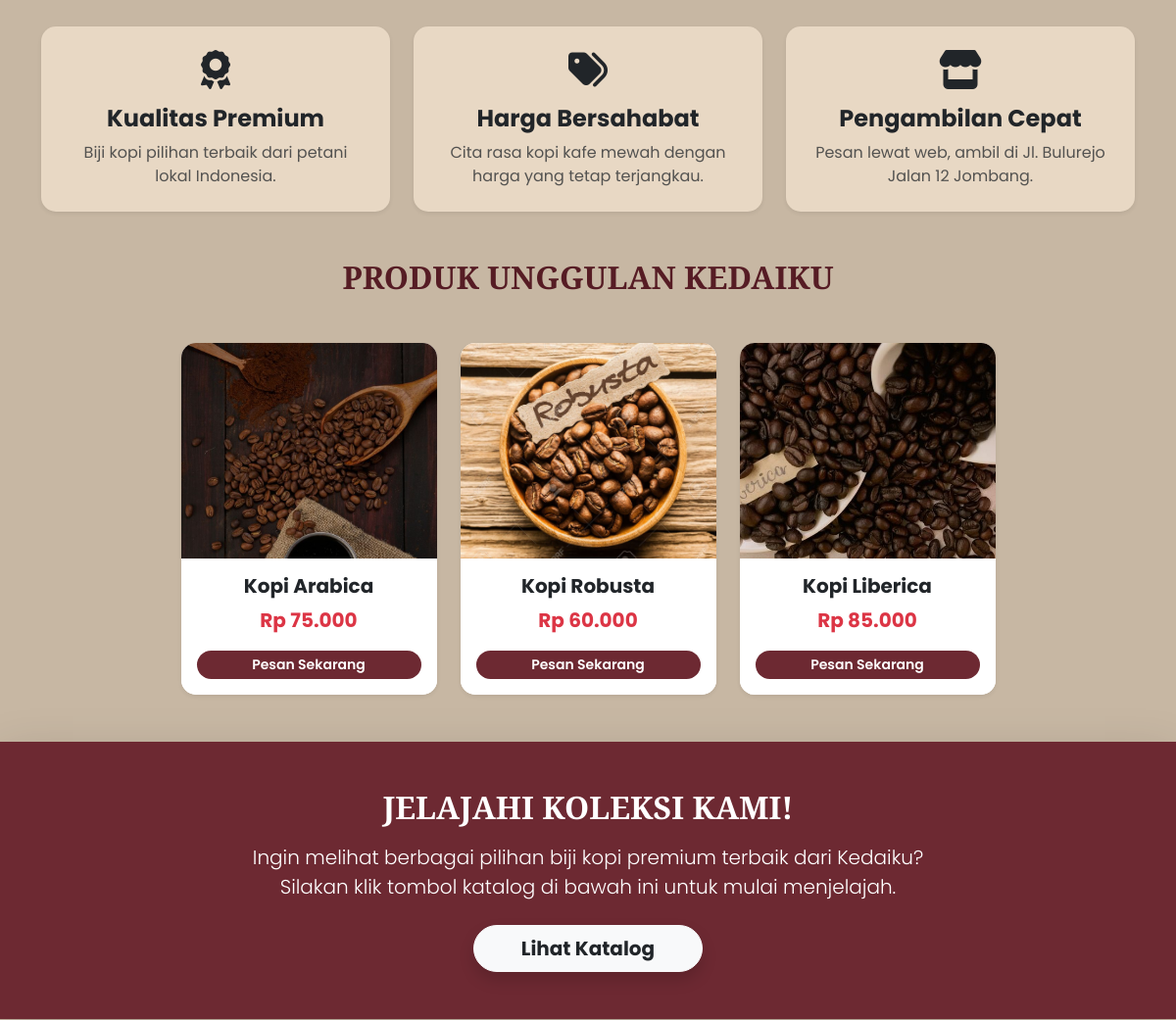
/ (middle part), run on an earlier commit of the app's database.
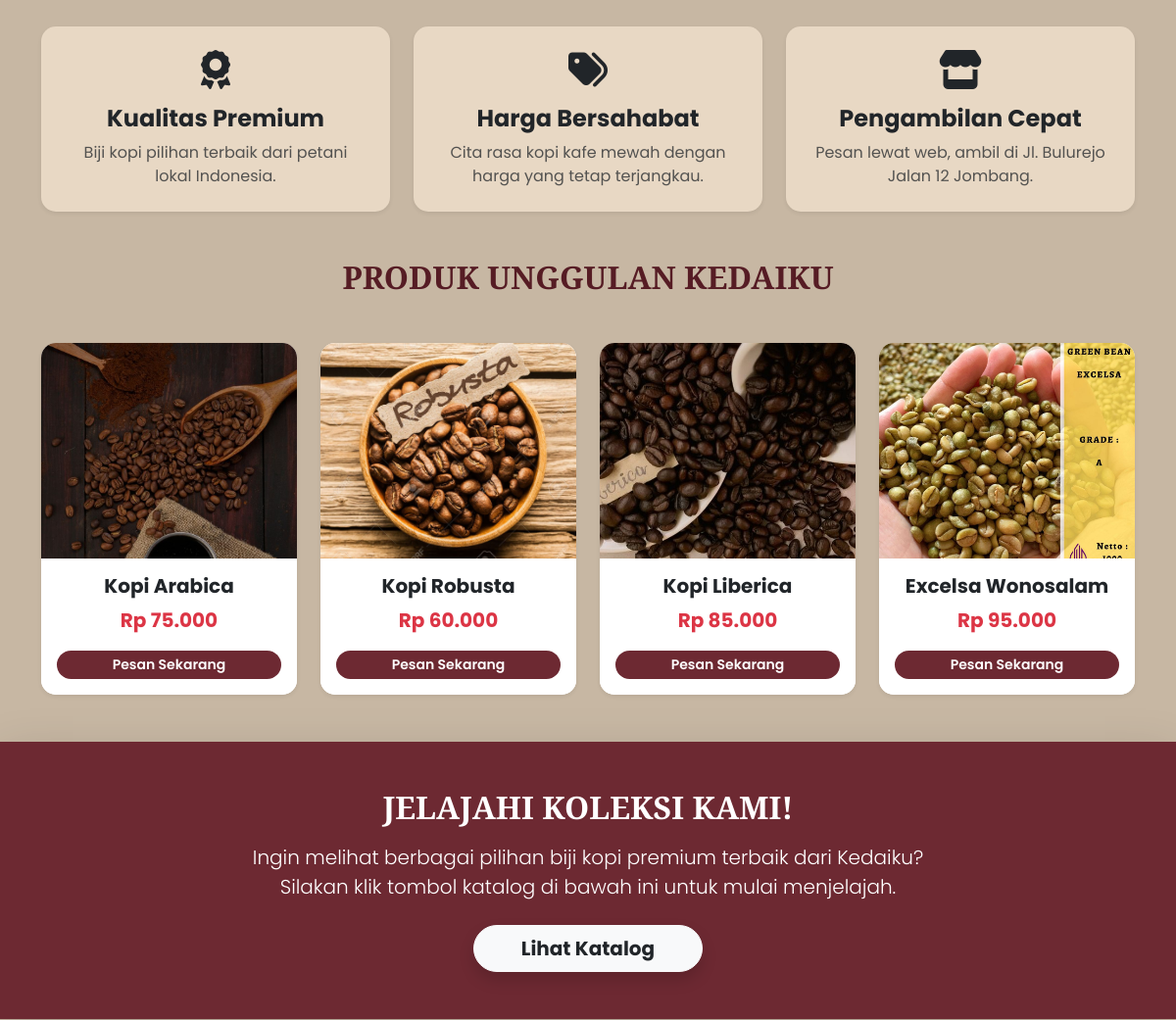
And on a later commit of the database.
### tables this page shows
CREATE TABLE IF NOT EXISTS `produk` (
  `id` int NOT NULL AUTO_INCREMENT,
  `nama` varchar(100) DEFAULT NULL,
  `harga` int DEFAULT NULL,
  `gambar` varchar(200) DEFAULT NULL,
  `stok` int NOT NULL DEFAULT '0',
  PRIMARY KEY (`id`)
);

### index.php (the view, shortened to what this page needs)
<?php
include 'koneksi.php';
?>
<!DOCTYPE html>
<html lang="id">
<head>
    <link rel="stylesheet" href="https://cdn.jsdelivr.net/npm/bootstrap@5.3.2/dist/css/bootstrap.min.css">
    <link rel="stylesheet" href="assets/css/style.css">
    <link rel="stylesheet" href="https://cdnjs.cloudflare.com/ajax/libs/font-awesome/6.4.2/css/all.min.css">
</head>
<body>
    <div class="container my-5 pt-4">
        <div class="row text-center g-4 justify-content-center">
            <div class="col-md-4">
                <div class="card feature-card p-4 shadow-sm h-100 border-0">
                    <i class="fa-solid fa-award fs-1 text-velvet mb-3"></i>
                    <h4 class="fw-bold">Kualitas Premium</h4>
                    <p class="text-muted mb-0">Biji kopi pilihan terbaik dari petani lokal Indonesia.</p>
                </div>
            </div>
            <div class="col-md-4">
                <div class="card feature-card p-4 shadow-sm h-100 border-0">
                    <i class="fa-solid fa-tags fs-1 text-velvet mb-3"></i>
                    <h4 class="fw-bold">Harga Bersahabat</h4>
                    <p class="text-muted mb-0">Cita rasa kopi kafe mewah dengan harga yang tetap terjangkau.</p>
                </div>
            </div>
            <div class="col-md-4">
                <div class="card feature-card p-4 shadow-sm h-100 border-0">
                    <i class="fa-solid fa-store fs-1 text-velvet mb-3"></i>
                    <h4 class="fw-bold">Pengambilan Cepat</h4>
                    <p class="text-muted mb-0">Pesan lewat web, ambil di Jl. Bulurejo Jalan 12 Jombang.</p>
                </div>
            </div>
        </div>
    </div>
    <div class="container my-5">
        <h2 class="text-center mb-5 fw-bold text-uppercase">Produk Unggulan Kedaiku</h2>
        <div class="row justify-content-center g-4">
            <?php
            $result = $koneksi->query("SELECT * FROM produk LIMIT 4");
            while ($row = $result->fetch_assoc()) :
            ?>
                <div class="col-md-3">
                    <div class="card product-card border-0 shadow-sm h-100">
                        <img src="assets/gambar/<?php echo $row['gambar']; ?>" class="card-img-top" style="height:220px;object-fit:cover;">
                        <div class="card-body text-center d-flex flex-column bg-white">
                            <h5 class="fw-bold mb-2"><?php echo $row['nama']; ?></h5>
                            <p class="text-danger fw-bold fs-5 mb-3">Rp <?php echo number_format($row['harga'], 0, ',', '.'); ?></p>
                            <div class="mt-auto">
                                <a href="produk.php" class="btn btn-main btn-sm w-100 rounded-pill">Pesan Sekarang</a>
                            </div>
                        </div>
                    </div>
                </div>
            <?php endwhile; ?>
        </div>
    </div>
    <div class="text-white py-5 text-center shadow-lg my-5" style="background:#6d2932;">
        <div class="container">
            <h2 class="mb-3 text-white fw-bold text-uppercase">Jelajahi Koleksi Kami!</h2>
            <p class="lead mb-4">Ingin melihat berbagai pilihan biji kopi premium terbaik dari Kedaiku? <br> Silakan klik tombol katalog di bawah ini untuk mulai menjelajah.</p>
            <a href="produk.php" class="btn btn-light btn-lg px-5 rounded-pill text-dark fw-bold shadow">Lihat Katalog</a>
        </div>
    </div>
</body>
</html>

What changed in the data, as far as the page shows it:
added produk: gambar (picture), nama "Excelsa Wonosalam", harga "95.000"
